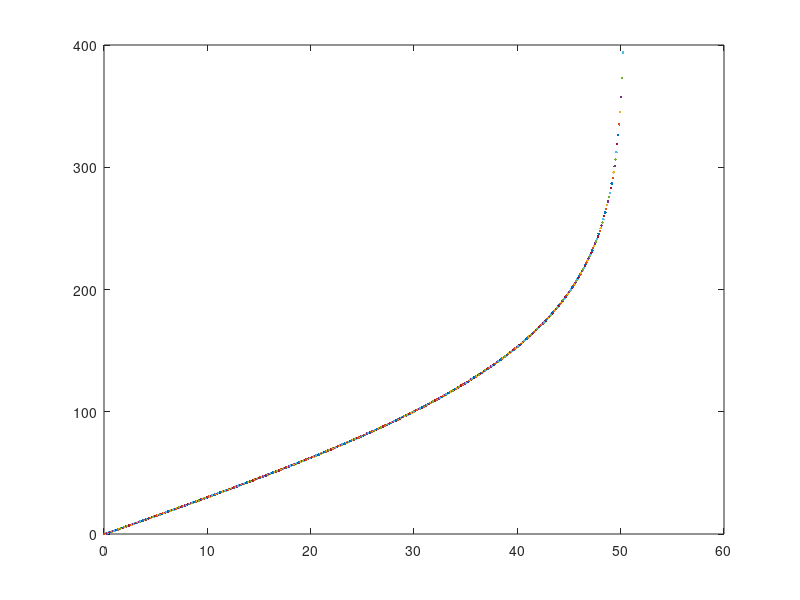

Source code (MATLAB):
#Calculating critical viewing angles

for r0=2.25
for n=1:559 %calculating as if n=1000(i.e., time-step =1/1000 of 90 degrees), but once n>559, theta>50.33 degrees which is the critical angle for r0=2.25 at which the observer sees only the edge of the black hole.
theta(1)=0; %initial viewing angle
b(1)=.000001; %initial impact parameter (using b~0)
theta(n+1)=n*(pi/2)/1000; %incremental viewing angles
b(n+1)=r0*sin(theta(n+1))/((1-2/r0).^(1/2)); %value for b at particular viewing angle
for s=1:300 %this for loop approximates the integral solution for the angle phi (angle at which to look for star in the absence of the black hole) for each respective impact parameter/initial viewing angle
u(1)=0; 
u(s+1)=s*(1/r0)/300; %u goes from 0 to M/r0
d(s)=(u(s+1)-u(s))/2*(((1/((1/b(n)).^2-(u(s+1)).^2+2*(u(s+1)).^3).^(1/2)))+((1/((1/b(n)).^2-(u(s)).^2+2*(u(s)).^3).^(1/2)))); %simple midpt approximation for integral
ang(1)=0;
ang(s+1)=ang(s)+d(s); %incrementally produces the integral from 0 to M/r0 by adding integral from 0 to M/300r0 to integral from 0 to 2M/300r0, and so on, basic recursive integrating method
y(n+1)=ang(s+1); %ang(300) will be the phi value for a respective theta/impact parameter
end
h(1)=0;
h(n+1)=theta(n+1)*360/(2*pi); %changes initial viewing angle from radians to degrees
t(1)=0;
t(n+1)=y(n+1)*360/(2*pi); %changes respective phi value from radians to degrees
plot (h(n), t(n))
hold on
end
end

